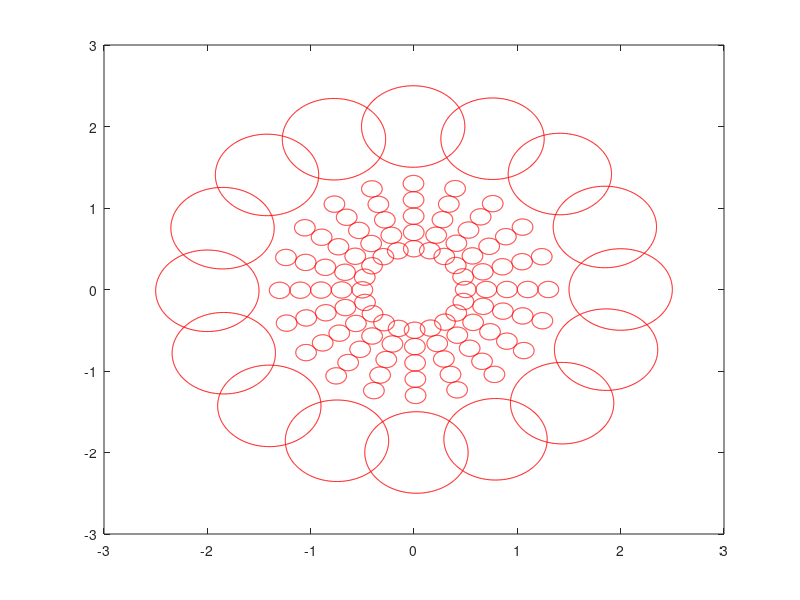
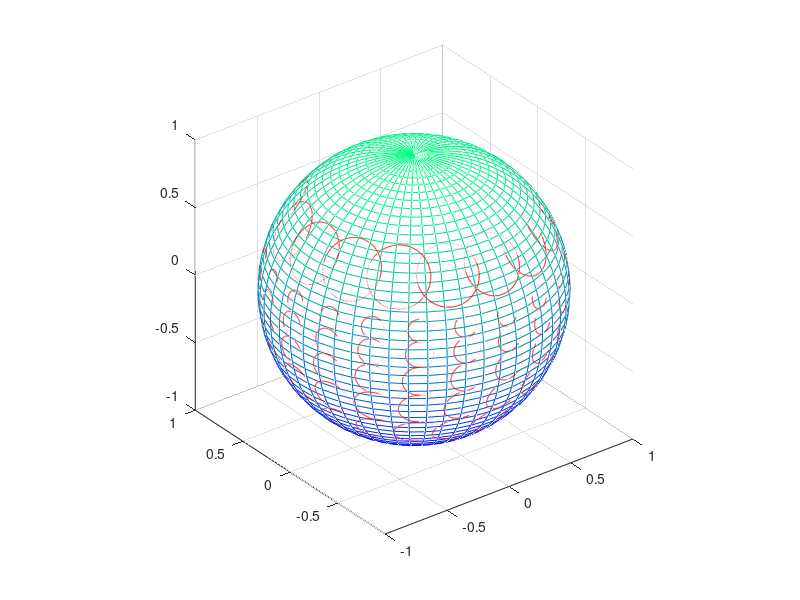

The MATLAB script that drew these images, in order:
% Circulos
clc

r = 0.5;
r2 = 0.1;
xc = 0;
yc = 0;
theta = linspace(0,2*pi, 400);
X = [];
Y = [];
for i = 1:5
    % genero u circulo
    x = r*cos(theta) + xc;
    y = r*sin(theta) + yc;
    
    % sobre el anterior circulo hago mas circulos
    for j = 1:20:length(x)
        x1 = r2*cos(theta) + x(j);
        y1 = r2*sin(theta) + y(j);
        X(length(X)+1) = NaN;
        Y(length(Y)+1) = NaN;
        X = horzcat(X, x1);
        Y = horzcat(Y, y1);
    end    
    r = r + 0.2;
end

r = 2;
r2 = 0.5;
xc = 0;
yc = 0;
x = r*cos(theta) + xc;
y = r*sin(theta) + yc;

for k = 1:25:length(x)
    x1 = r2*cos(theta) + x(k);
    y1 = r2*sin(theta) + y(k);

    X(length(X)+1) = NaN;
    Y(length(Y)+1) = NaN;

    X = horzcat(X, x1);
    Y = horzcat(Y, y1);
end

%

Z = complex(X, Y);

X1 = 2.*real(Z)./((abs(Z).^2)+1);
X2 = 2.*imag(Z)./((abs(Z).^2)+1);
X3 = ((abs(Z).^2)-1)./((abs(Z).^2)+1);

figure
plot(X, Y, 'r')
figure
[a,b,c] = sphere(50);
colormap winter
mesh(a, b, c)
hold on
plot3(X1, X2, X3, 'r')
axis equal

